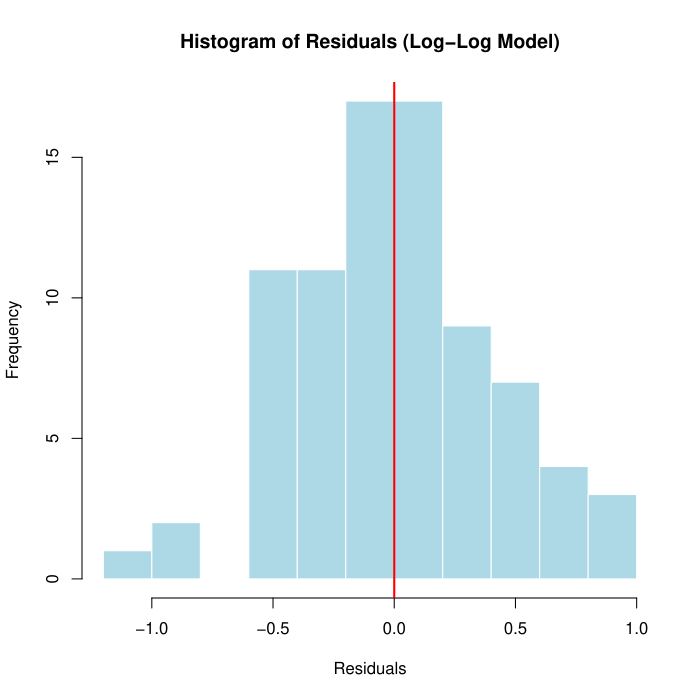

Write R code to recreate this figure.
data <- read.csv("../../data/averaged_data.csv")

model <- lm(log(load_time_avg) ~ log(page_size_avg), data = data)

y_hat <- fitted(model)
residuals <- log(data$load_time_avg) - y_hat

hist(residuals,
     main = "Histogram of Residuals (Log-Log Model)",
     xlab = "Residuals",
     col = "lightblue",
     border = "white")

abline(v = 0, col = "red", lwd = 2)
